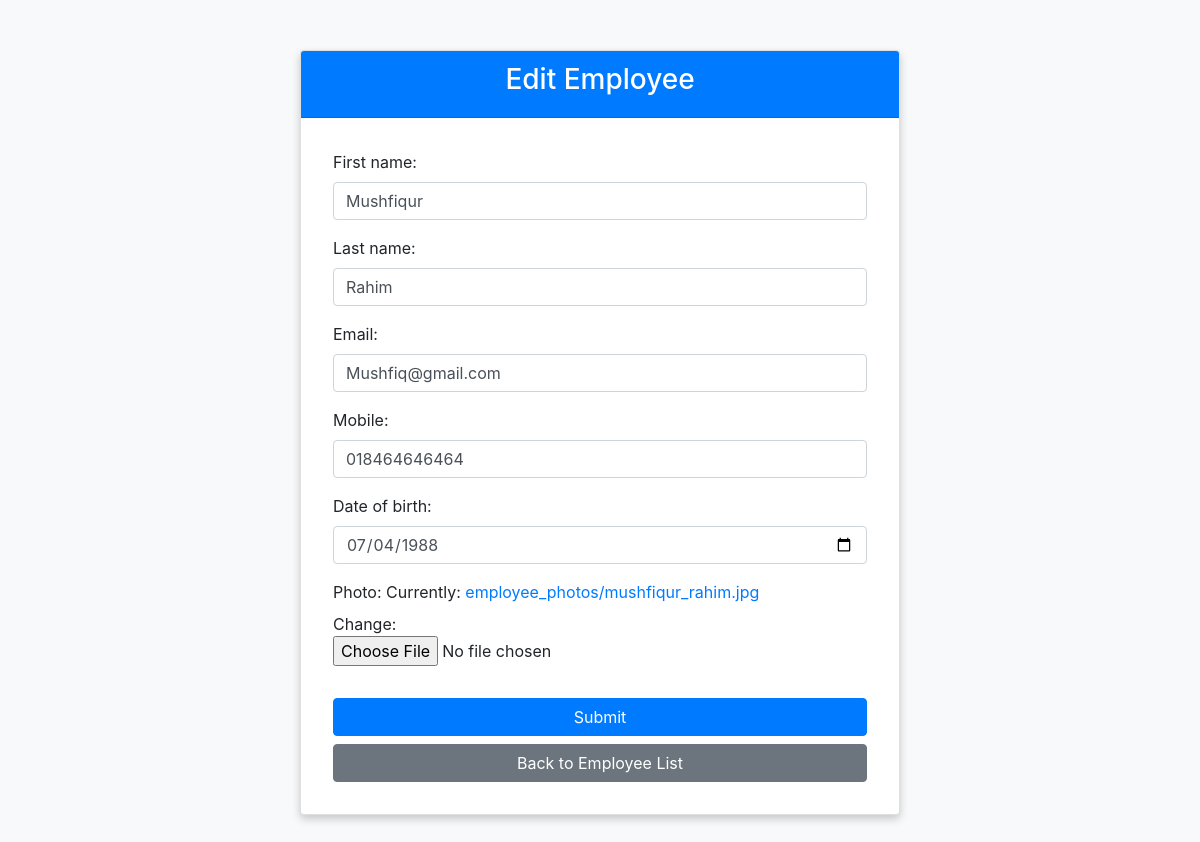
The page /edit/7/ on the database its author committed.
### employees/models.py (models this page shows, shortened)
class Employee(models.Model):
    first_name = models.CharField(max_length=50)
    last_name = models.CharField(max_length=50)
    email = models.EmailField(unique=True)
    mobile = models.CharField(max_length=15)
    date_of_birth = models.DateField()
    photo = models.ImageField(upload_to='employee_photos/')

### employees/views.py (the view)
# urls.py: path('edit/<int:pk>/', views.employee_edit, name='employee_edit'),
def employee_edit(request, pk):
    employee = get_object_or_404(Employee, pk=pk)
    if request.method == 'POST':
        form = EmployeeForm(request.POST, request.FILES, instance=employee)
        if form.is_valid():
            form.save()
            return redirect('employee_list')
    else:
        form = EmployeeForm(instance=employee)
    return render(request, 'employee_form.html', {'form': form})

### employees/forms.py
class EmployeeForm(forms.ModelForm):
    class Meta:
        model = Employee
        fields = ['first_name', 'last_name', 'email', 'mobile', 'date_of_birth', 'photo']
        widgets = {
            'first_name': forms.TextInput(attrs={'class': 'form-control', 'placeholder': 'First Name'}),
            'last_name': forms.TextInput(attrs={'class': 'form-control', 'placeholder': 'Last Name'}),
            'email': forms.EmailInput(attrs={'class': 'form-control', 'placeholder': 'Email'}),
            'mobile': forms.TextInput(attrs={'class': 'form-control', 'placeholder': 'Mobile'}),
            'date_of_birth': forms.DateInput(attrs={'class': 'form-control', 'type': 'date'}),
            'photo': forms.ClearableFileInput(attrs={'class': 'form-control-file'}),
        }

### employees/templates/employee_form.html (shortened to what this page needs)
<!DOCTYPE html>
<html lang="en">
<head>
    <link href="https://stackpath.bootstrapcdn.com/bootstrap/4.5.2/css/bootstrap.min.css" rel="stylesheet">
</head>
<body>
    <div class="container">
        <div class="card">
            <div class="card-header text-center">
                <h3>{{ form.instance.pk|yesno:"Edit,Add" }} Employee</h3>
            </div>
            <div class="card-body">
                <form method="post" enctype="multipart/form-data">
                    <div class="form-group">
                        {{ form.as_p }}
                    </div>
                    <button type="submit" class="btn btn-primary">Submit</button>
                    <a href="{% url 'employee_list' %}" class="btn btn-secondary">Back to Employee List</a>
                </form>
            </div>
        </div>
    </div>
</body>
</html>

### employees/templates/employee_form.html (style rules this page uses)
body { background-color: #f8f9fa; }
.card { max-width: 600px; margin: 50px auto; box-shadow: 0 4px 8px rgba(0, 0, 0, 0.2); transition: transform 0.3s ease, box-shadow 0.3s ease; }
.card-header { background-color: #007bff; color: white; }
.card-body { padding: 2rem; }
.form-group { margin-bottom: 1rem; }
.btn-primary { width: 100%; margin-top: 1rem; }
.btn-secondary { width: 100%; margin-top: 0.5rem; }

### rows shown on the page
Employee: instance.pk "Edit", first_name "Mushfiqur", last_name "Rahim", email "Mushfiq@gmail.com", mobile "018464646464", date_of_birth "07/04/1988"
